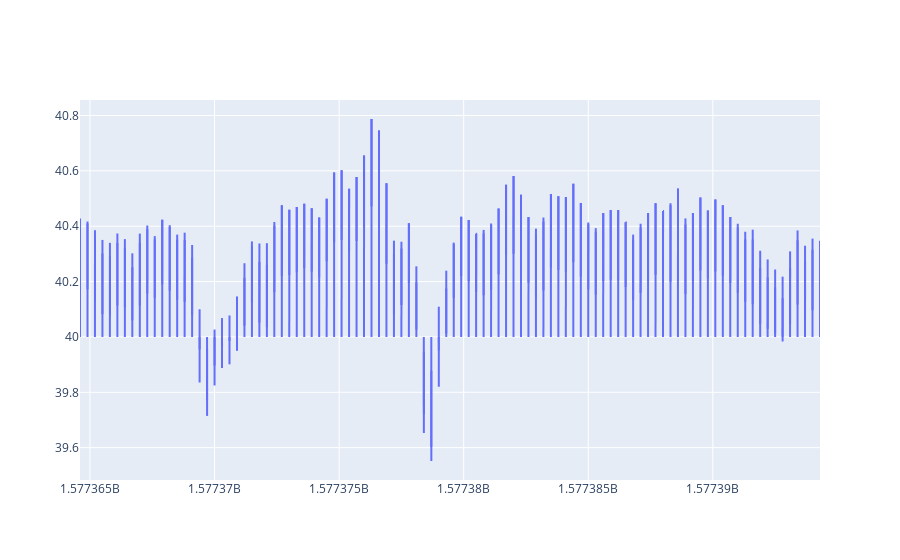

Notebook code cell kept with this figure:
### Code cell
ff.create_quiver([xx.timestamp() for xx in X[-100:]],Y[-100:],U[-100:].magnitude,V[-100:].magnitude)

### Figure 1 — Plotly figure (JSON) as saved in the notebook; plotly's stock layout.template omitted (floating-point values rounded to 4 significant figures; data arrays with more than 128 entries replaced by an {"elided": "..."} marker saying what was removed)
{"data": [{"mode": "lines", "type": "scatter", "x": {"elided": "700 float values"}, "y": {"elided": "700 float values"}}], "layout": {"hovermode": "closest"}}
